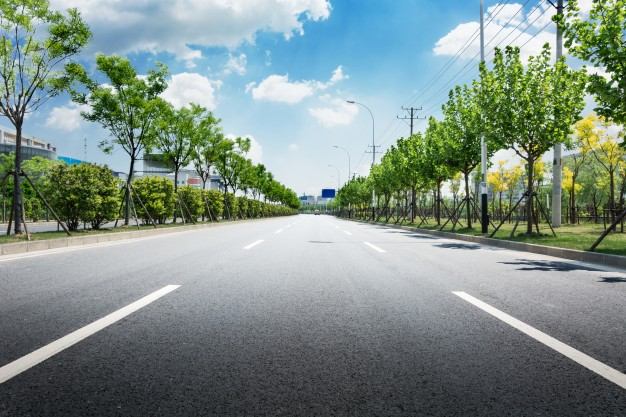
#> input picture PracticeImage/highway.jpg, 626 x 417 px, found by its file name
$ python regionMask.py
#> lines starting #> are read from the running program, lines starting #| are printed output that depends on the picture; after the words box and inside, x2 and y2 are one past the last pixel; in counts of white or black regions, pixels touching at a corner belong together
import matplotlib.pyplot as plt
import matplotlib.image as mpimg
import numpy as np

image = mpimg.imread("highway.jpg")
#> image is the input picture: shape (417, 626, 3); mean R, G, B 127.4, 143.5, 135.9
print("The type of image: {}, the shape of image: {}".format(type(image), image.shape))
#| The type of image: <class 'numpy.ndarray'>, the shape of image: (417, 626, 3)
def rgb2gray(image):
	return np.dot(image[:, :, :3], [0.299, 0.587, 0.114])
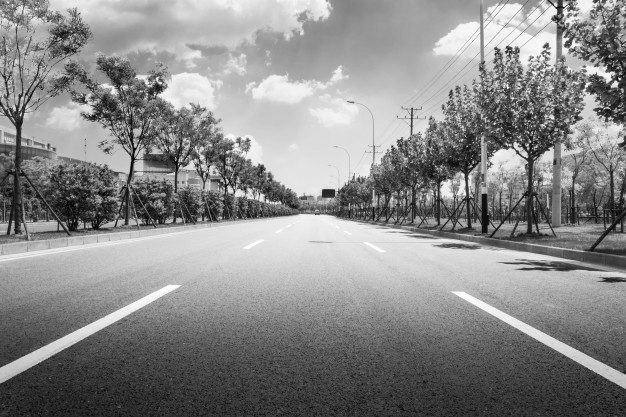
#> returned value: shape (417, 626) float64; min 1.76, max 255, mean 137.8
grayimg = rgb2gray(image)
print(grayimg.shape)
#| (417, 626)
plt.imshow(rgb2gray(image), cmap="gray")
plt.show()

color_select = np.copy(image)
red_threshold = 240
green_threshold = 240
blue_threshold = 240
rgb_thresholds = [red_threshold, green_threshold, blue_threshold]

thresholds = (image[:, :, 0] < rgb_thresholds[0])\
            | (image[:, :, 1] < rgb_thresholds[1])\
            | (image[:, :, 2] < rgb_thresholds[2])
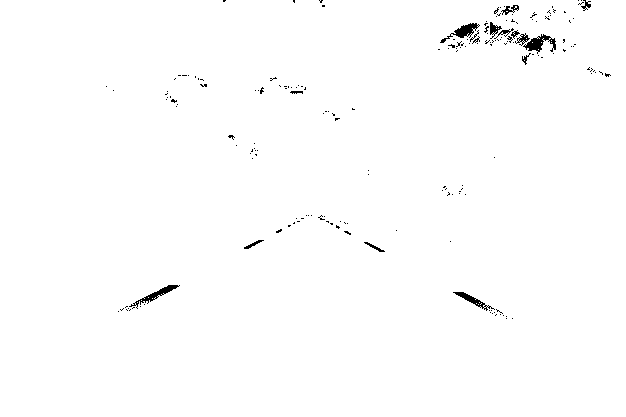
#> thresholds: shape (417, 626) bool; 99.2% white; 190 black regions (174 under 20 px), largest, box (x1, y1, x2, y2) and area: (523, 34, 556, 54) 274, (440, 23, 480, 43) 247, (129, 285, 180, 309) 246

color_select[thresholds] = [0, 0, 0]
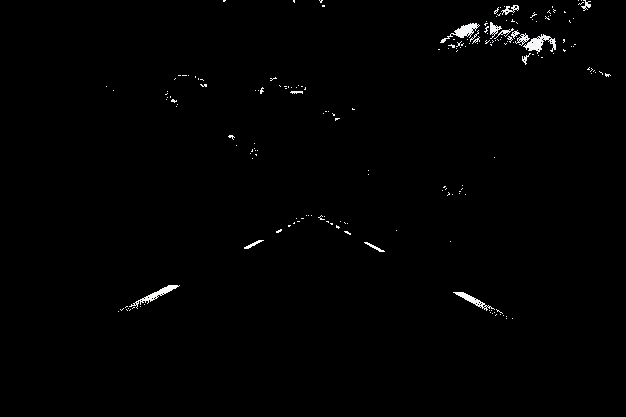
#> color_select: shape (417, 626, 3); mean R, G, B 2, 2, 2
plt.imshow(color_select)
plt.show()

xsize = image.shape[1]
#> xsize = 626
ysize = image.shape[0]
#> ysize = 417

#set the mask region
left_bottom = [100, 300]
right_bottom = [500, 300]
apex = [300, 200]

# Fit lines Y = AX + B
# np.polyfit returns coefficients [A, B]
fit_left = np.polyfit((left_bottom[0], apex[0]), (left_bottom[1], apex[1]), 1)
fit_right = np.polyfit((right_bottom[0], apex[0]), (right_bottom[1], apex[1]), 1)
fit_bottom = np.polyfit((left_bottom[0], right_bottom[0]), (left_bottom[1], right_bottom[1]), 1)

# find the region
XX, YY = np.meshgrid(np.arange(xsize), np.arange(ysize))
region_thresholds = (YY > fit_left[0]*XX + fit_left[1])\
                   & (YY > fit_right[0]*XX + fit_right[1])\
                   & (YY < fit_bottom[0]*XX + fit_bottom[1])

region_select = np.copy(color_select)
region_select[region_thresholds] = [255, 0, 0]
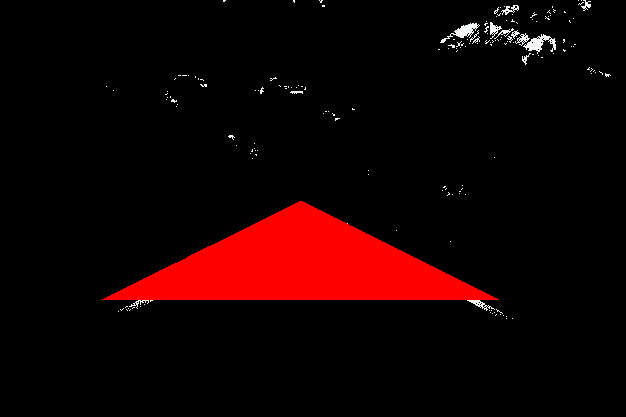
#> region_select: shape (417, 626, 3); 7.6% of pixels changed, all inside (x1, y1, x2, y2) = (102, 201, 499, 300)

plt.imshow(region_select)
plt.show()

$ run again, with PracticeImage/family.jpg copied over PracticeImage/highway.jpg
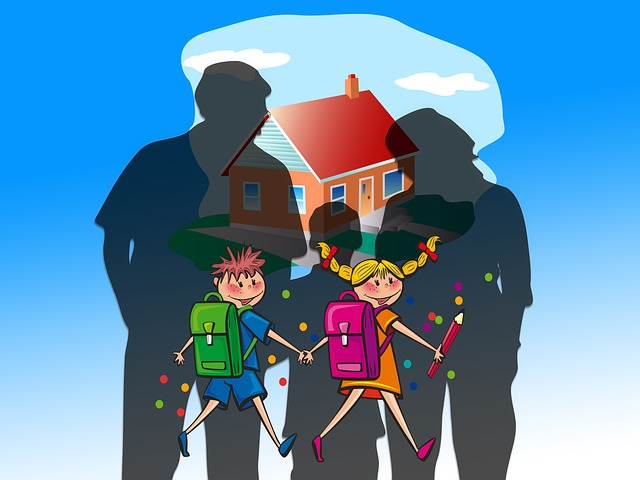
#> input picture PracticeImage/family.jpg, 640 x 480 px, found by its file name
#> image is the input picture: shape (480, 640, 3); mean R, G, B 91.7, 138.2, 171.3
#| The type of image: <class 'numpy.ndarray'>, the shape of image: (480, 640, 3)
#| (480, 640)
#> `thresholds = (image[:, :, 0] < rgb_thresholds[0])\ | (image[:, :, 1] <..`:
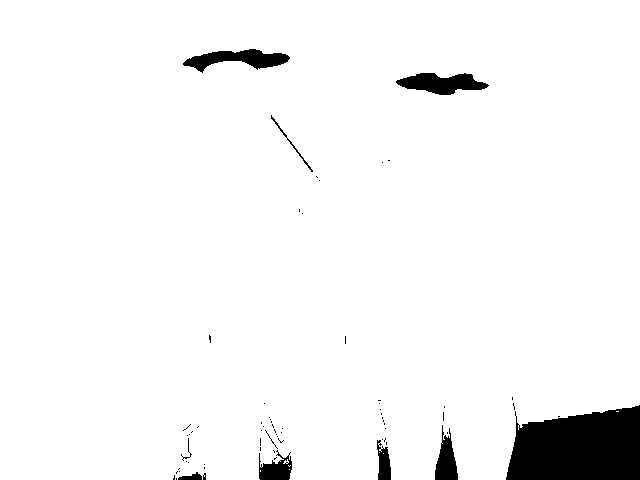
#> thresholds: shape (480, 640) bool; 95.8% white; 68 black regions (58 under 20 px), largest, box (x1, y1, x2, y2) and area: (506, 405, 640, 480) 8236, (396, 73, 489, 95) 1271, (183, 49, 290, 73) 1269
#> `region_select[region_thresholds] = [255, 0, 0]`:
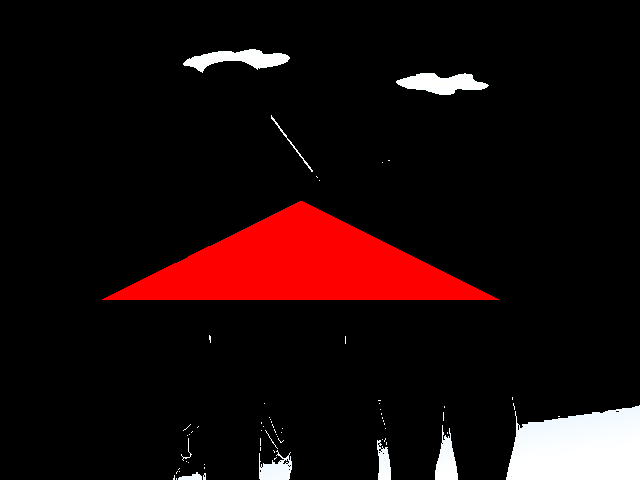
#> region_select: shape (480, 640, 3); mean R, G, B 27, 10.7, 10.7

$ run again, with PracticeImage/solidYellowLeft.jpg copied over PracticeImage/highway.jpg
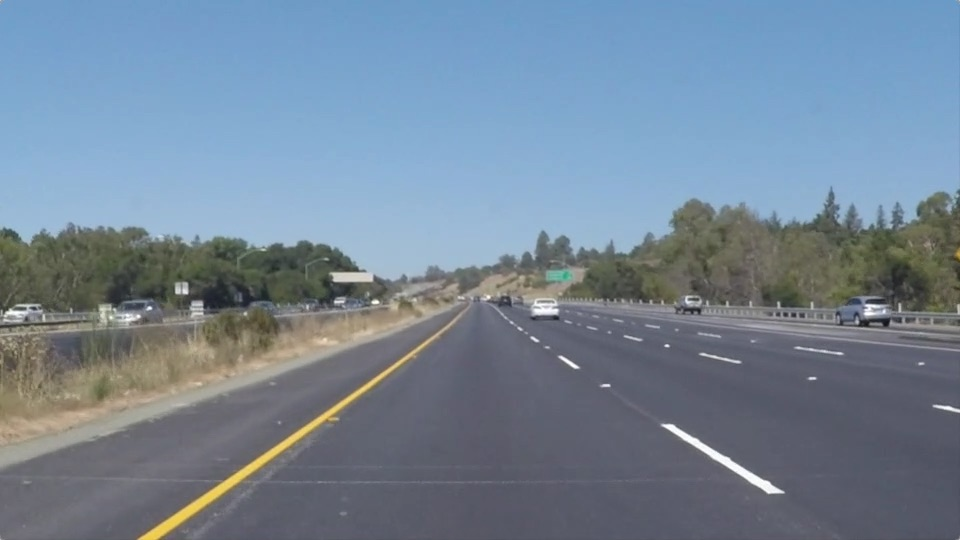
#> input picture PracticeImage/solidYellowLeft.jpg, 960 x 540 px, found by its file name
#> image is the input picture: shape (540, 960, 3); mean R, G, B 116.5, 133.6, 150.8
#| The type of image: <class 'numpy.ndarray'>, the shape of image: (540, 960, 3)
#| (540, 960)
#> `thresholds = (image[:, :, 0] < rgb_thresholds[0])\ | (image[:, :, 1] <..`:
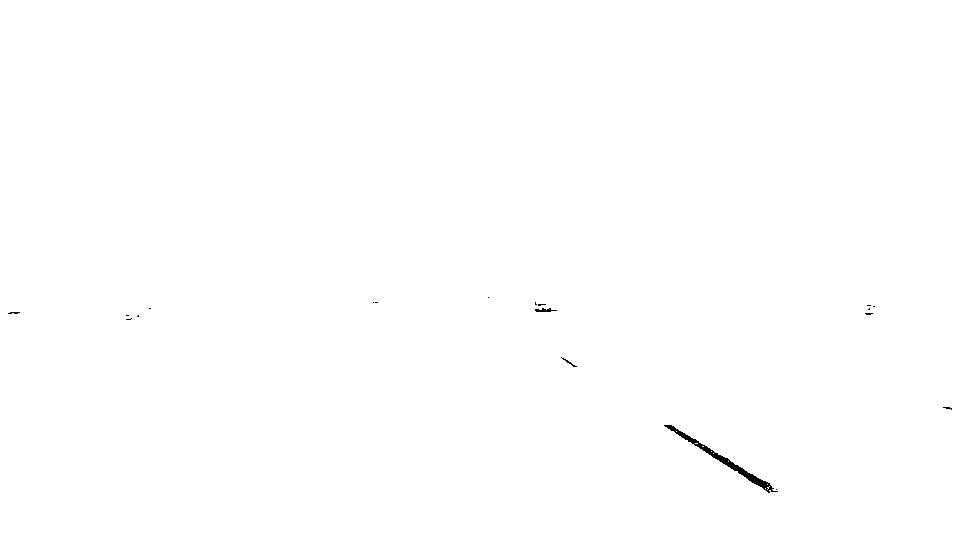
#> thresholds: shape (540, 960) bool; 99.8% white; 19 black regions (16 under 20 px), largest, box (x1, y1, x2, y2) and area: (664, 425, 778, 493) 679, (535, 308, 557, 312) 53, (561, 357, 577, 367) 28
#> `region_select[region_thresholds] = [255, 0, 0]`:
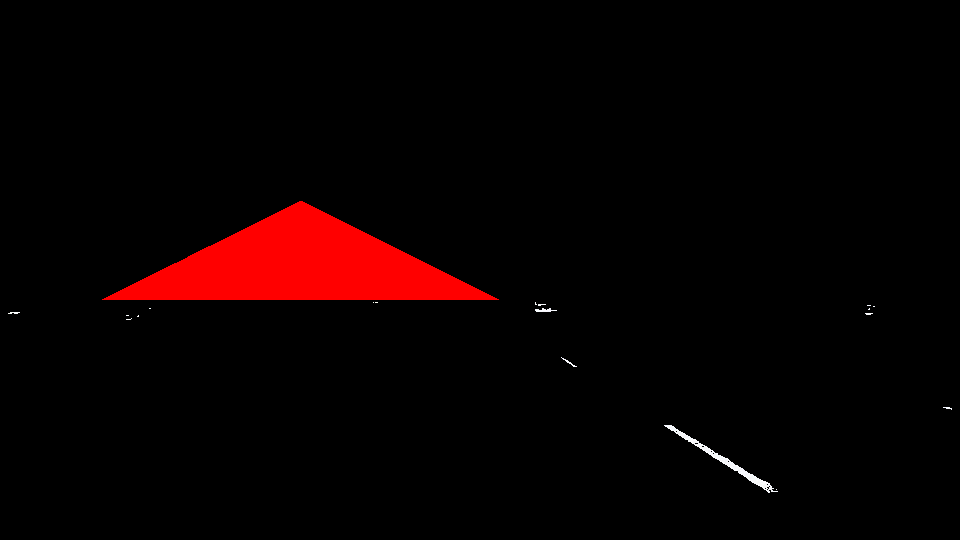
#> region_select: shape (540, 960, 3); mean R, G, B 10.2, 0.4, 0.4
